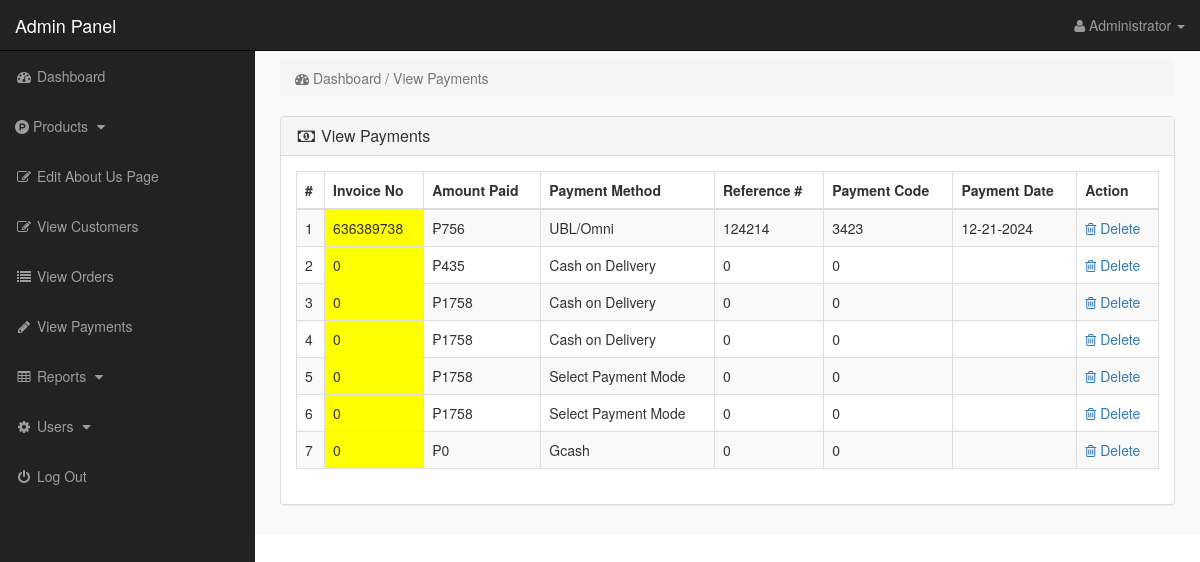
The page /admin_area/index.php?view_payments (signed in) on the database as committed earlier.
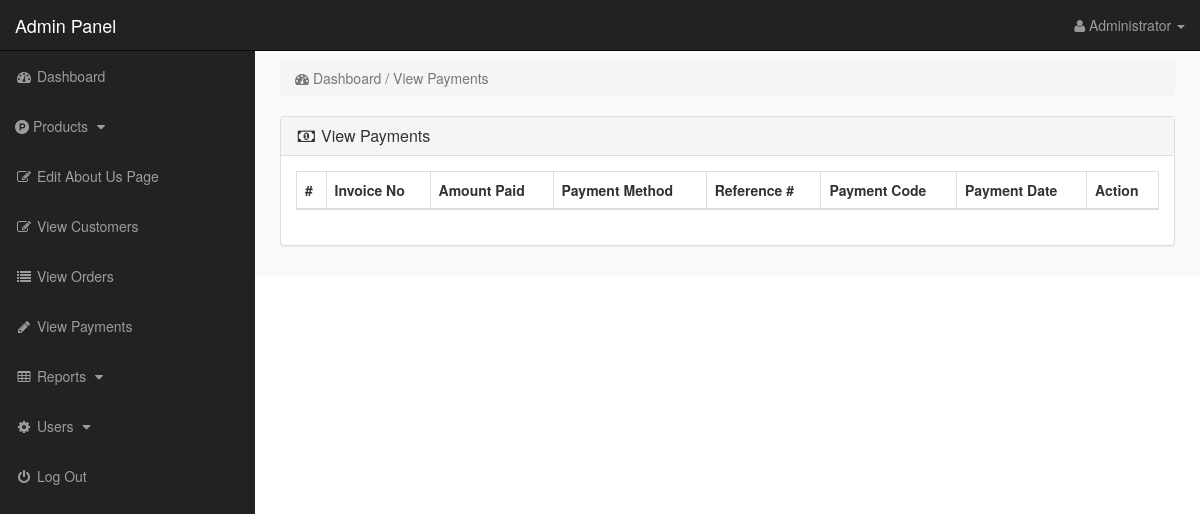
The same page on the database as committed later.
### tables this page shows
CREATE TABLE `payments` (
  `payment_id` int(10) NOT NULL,
  `invoice_no` int(10) DEFAULT NULL,
  `amount` int(10) NOT NULL,
  `payment_mode` text NOT NULL,
  `ref_no` int(10) DEFAULT NULL,
  `code` int(10) DEFAULT NULL,
  `payment_date` text DEFAULT NULL
);

### admin_area/view_payments.php (the view)
<?php
if(!isset($_SESSION['admin_email'])){
echo "<script>window.open('login.php','_self')</script>";
}
else {
?>
<div class="row">
<div class="col-lg-12">
<ol class="breadcrumb">
<li class="active">
<i class="fa fa-dashboard"></i> Dashboard / View Payments
</li>
</ol>
</div>
</div>
<div class="row">
<div class="col-lg-12">
<div class="panel panel-default">
<div class="panel-heading">
<h3 class="panel-title">
<i class="fa fa-money fa-fw"> </i> View Payments
</h3>
</div>
<div class="panel-body">
<div class="table-responsive">
<table class="table table-hover table-bordered table-striped">
<thead>
<tr>
<th>#</th>
<th>Invoice No</th>
<th>Amount Paid</th>
<th>Payment Method</th>
<th>Reference #</th>
<th>Payment Code</th>
<th>Payment Date</th>
<th>Action</th>
</tr>
</thead>
<tbody>
<?php
$i = 0;
$get_payments = "select * from payments";
$run_payments = mysqli_query($con,$get_payments);
while($row_payments = mysqli_fetch_array($run_payments)){
$payment_id = $row_payments['payment_id'];
$invoice_no = $row_payments['invoice_no'];
$amount = $row_payments['amount'];
$payment_mode = $row_payments['payment_mode'];
$ref_no = $row_payments['ref_no'];
$code = $row_payments['code'];
$payment_date = $row_payments['payment_date'];
$i++;
?>
<tr>
<td><?php echo $i; ?></td>
<td bgcolor="yellow" ><?php echo $invoice_no; ?></td>
<td>₱<?php echo $amount; ?></td>
<td><?php echo $payment_mode; ?></td>
<td><?php echo $ref_no; ?></td>
<td><?php echo $code; ?></td>
<td><?php echo $payment_date; ?></td>
<td>
<a href="index.php?payment_delete=<?php echo $payment_id; ?>" >
<i class="fa fa-trash-o" ></i> Delete
</a>
</td>
</tr>
<?php } ?>
</tbody>
</table>
</div>
</div>
</div>
</div>
</div>
<?php } ?>

### admin_area/includes/sidebar.php (shortened to what this page needs)
<?php
if(!isset($_SESSION['admin_email'])){
echo "<script>window.open('login.php','_self')</script>";
}
else {
?>
<nav class="navbar navbar-inverse navbar-fixed-top" >
<div class="navbar-header" >
<a class="navbar-brand" href="index.php?dashboard" >Admin Panel</a>
</div>
<ul class="nav navbar-right top-nav" >
<li class="dropdown" >
<a href="#" class="dropdown-toggle" data-toggle="dropdown" >
<i class="fa fa-user" ></i>
<?php echo $admin_name; ?> <b class="caret" ></b>
</a>
</li>
</ul>
<div class="collapse navbar-collapse navbar-ex1-collapse">
<ul class="nav navbar-nav side-nav">
<li>
<a href="index.php?dashboard">
<i class="fa fa-fw fa-dashboard"></i> Dashboard
</a>
</li>
<li>
<a href="#" data-toggle="collapse" data-target="#products">
<i class="fa fa-product-hunt" aria-hidden="true"></i> Products
<i class="fa fa-fw fa-caret-down"></i>
</a>
</li>
<li>
<a href="index.php?edit_about_us">
<i class="fa fa-fw fa-edit"></i> Edit About Us Page
</a>
</li>
<li>
<a href="index.php?view_customers">
<i class="fa fa-fw fa-edit"></i> View Customers
</a>
</li>
<li>
<a href="index.php?view_orders">
<i class="fa fa-fw fa-list"></i> View Orders
</a>
</li>
<li>
<a href="index.php?view_payments">
<i class="fa fa-fw fa-pencil"></i> View Payments
</a>
</li>
<li>
<a href="#" data-toggle="collapse" data-target="#print">
<i class="fa fa-fw fa-table"></i> Reports
<i class="fa fa-fw fa-caret-down"></i>
</a>
</li>
<li>
<a href="#" data-toggle="collapse" data-target="#users">
<i class="fa fa-fw fa-gear"></i> Users
<i class="fa fa-fw fa-caret-down"></i>
</a>
</li>
<li>
<a href="logout.php">
<i class="fa fa-fw fa-power-off"></i> Log Out
</a>
</li>
</ul>
</div>
</nav>
<?php } ?>

Rows that differ between the two databases and show on the page:
removed payments: invoice_no "636389738", amount "756", payment_mode "UBL/Omni", ref_no "124214", code "3423", payment_date "12-21-2024"
removed payments: invoice_no "0", amount "435", payment_mode "Cash on Delivery", ref_no "0", code "0"
removed payments: invoice_no "0", amount "1758", payment_mode "Cash on Delivery", ref_no "0", code "0"
removed payments: invoice_no "0", amount "1758", payment_mode "Cash on Delivery", ref_no "0", code "0"
removed payments: invoice_no "0", amount "1758", payment_mode "Select Payment Mode", ref_no "0", code "0"
removed payments: invoice_no "0", amount "1758", payment_mode "Select Payment Mode", ref_no "0", code "0"
removed payments: invoice_no "0", amount "0", payment_mode "Gcash", ref_no "0", code "0"
